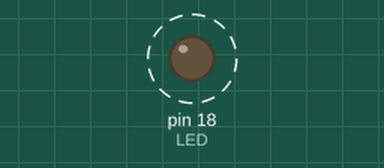
This sketch was run on a simulated Arduino Uno, built with avr-gcc and run on an emulated ATmega328P. On the bench: output pins drawn as LEDs (lit = HIGH). Dashed ring = blinking.

Above: at 0.5 s.
Timing chart, 0 to 4.6 s (numbered marks = the images above):
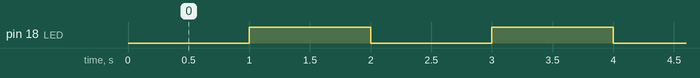

Measured:
- by itself, pin 18 (LED): alternates HIGH for 1.0 s and LOW for 1.0 s

The sketch:

Kegiatan2.ino
```cpp
#define LED 18

void blink(int waktu){
  digitalWrite(LED,LOW);
  delay(waktu);
  digitalWrite(LED,HIGH);
  delay(waktu);
}

void setup() {
  pinMode (LED, OUTPUT);
}

void loop() {
  blink(1000);
}
```
